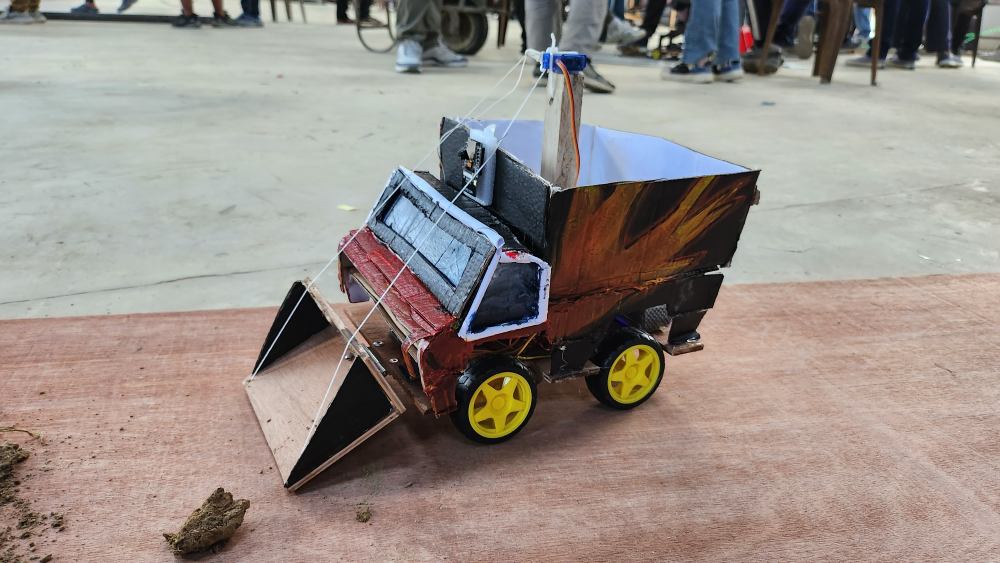
#> input picture image.jpg, 4000 x 2252 px (shown at 1/4 size)
$ python -i app.py   (imports and definitions only)
#> lines starting #> are read from the running program, lines starting #| are printed output that depends on the picture; after the words box and inside, x2 and y2 are one past the last pixel; in counts of white or black regions, pixels touching at a corner belong together
#> further down, picture is the input picture: shape (2252, 4000, 3); mean B, G, R 136.2, 142.4, 151.9
from flask import Flask, render_template, request, redirect, url_for, Response
import requests
import cv2
import numpy as np


# [1 line not run here, left out]

def detect_and_label_mud(frame):
    hsv_frame = cv2.cvtColor(frame, cv2.COLOR_BGR2HSV)
#> hsv_frame: shape (2252, 4000, 3); mean H, S, V 41, 49.7, 157.8
    lower_mud = np.array([0, 30, 50])
    upper_mud = np.array([30, 255, 255])
    mask = cv2.inRange(hsv_frame, lower_mud, upper_mud)
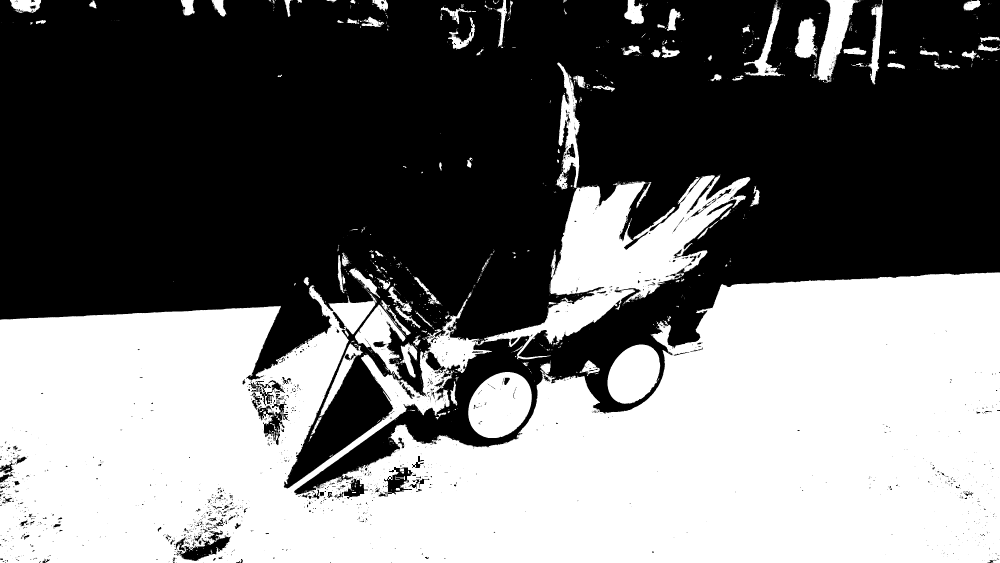
#> mask: shape (2252, 4000) (shown at 1/4 size); 44.7% white; 1736 white regions (1492 under 20 px), largest, box (x1, y1, x2, y2) and area: (0, 250, 4000, 2252) 3765562, (1873, 1488, 2127, 1752) 50362, (2430, 1378, 2641, 1615) 37388

    kernel = np.ones((5, 5), np.uint8)
    mask = cv2.erode(mask, kernel, iterations=1)
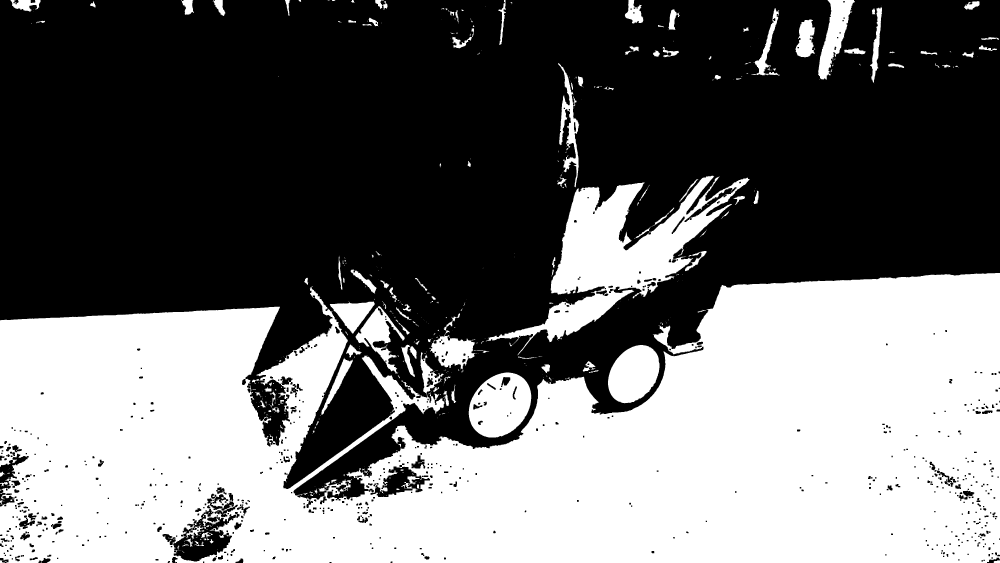
#> mask: shape (2252, 4000) (shown at 1/4 size); 42.1% white; 488 white regions (296 under 20 px), largest, box (x1, y1, x2, y2) and area: (0, 1092, 4000, 2252) 3336728, (1943, 703, 2998, 1421) 208928, (1875, 1490, 2125, 1750) 46527
    mask = cv2.dilate(mask, kernel, iterations=1)
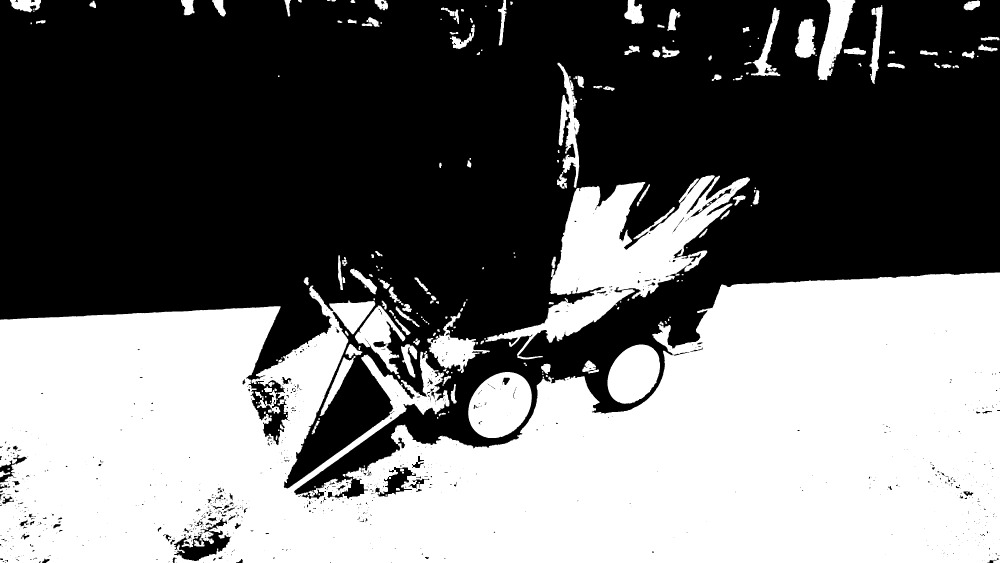
#> mask: shape (2252, 4000) (shown at 1/4 size); 44.1% white; 249 white regions
    contours, _ = cv2.findContours(mask, cv2.RETR_EXTERNAL, cv2.CHAIN_APPROX_SIMPLE)
#> contours = 237 contours, 22 with area under 20; largest, box (x1, y1, x2, y2) and area: (0, 1090, 4000, 2252) 3478413, (1941, 701, 3000, 1423) 236288, (1873, 1488, 2127, 1752) 50778, (2430, 1378, 2640, 1615) 37013, (3271, 0, 3421, 321) 22652

    for contour in contours:
        x, y, w, h = cv2.boundingRect(contour)
        cv2.rectangle(frame, (x, y), (x + w, y + h), (0, 255, 0), 2)
        cv2.putText(frame, "mud", (x, y - 10), cv2.FONT_HERSHEY_SIMPLEX, 0.5, (0, 255, 0), 2)
#> this loop made 237 passes
#> (x, y, w, h) on passes 4, 7, 8: (1234, 1952, 38, 34), (1371, 1896, 11, 11), (0, 1883, 41, 26)
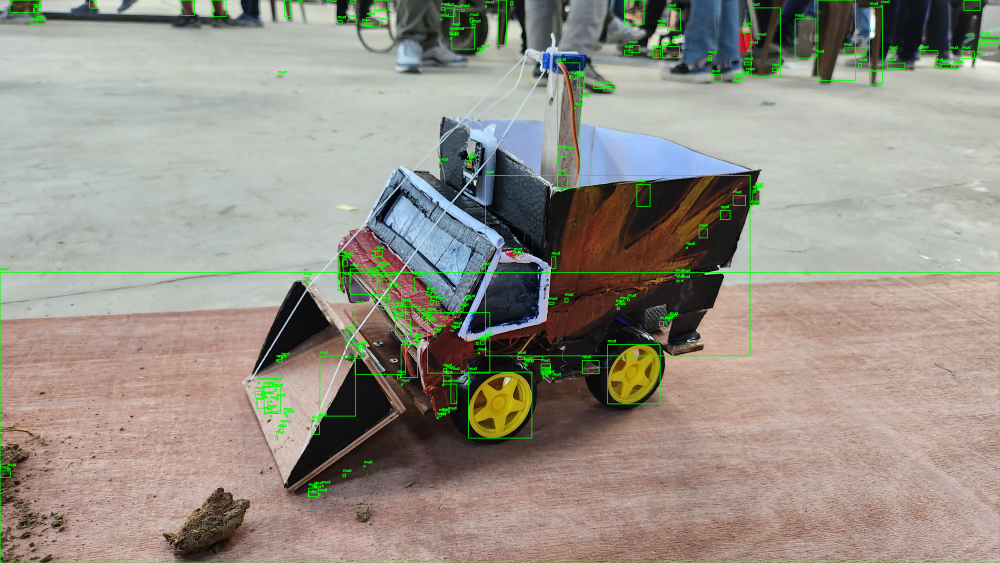
#> frame: shape (2252, 4000, 3) (shown at 1/4 size); mean B, G, R 134.6, 145.2, 150.1

    return frame

"""def generate_webcam():
    #video from webcam

    cap = cv2.VideoCapture(0)

    while True:
        ret, frame = cap.read()
        if not ret:
            break
        mud_detection_result = detect_and_label_mud(frame)
        ret, buffer = cv2.imencode('.jpg', mud_detection_result)
        if not ret:
            continue
        yield (b'--frame\r\n'b'Content-Type: image/jpeg\r\n\r\n' + buffer.tobytes() + b'\r\n')
    cap.release()
    """


# function to generate video frames from ESP32-CAM
def generate_module():
    while True:
        try:
            response = requests.get('http://<ESP32-CAM_IP>:<PORT>/video', stream=True)
            if response.status_code == 200:
                for chunk in response.iter_content(chunk_size=1024):
                    frame = cv2.imdecode(np.frombuffer(chunk, dtype=np.uint8), cv2.IMREAD_COLOR)
                    mud_detection_result = detect_and_label_mud(frame)
                    _, buffer = cv2.imencode('.jpg', mud_detection_result)
                    if not ret:
                        continue
                    yield (b'--frame\r\n'b'Content-Type: image/jpeg\r\n\r\n' + buffer.tobytes() + b'\r\n')
            else:
                print('Error fetching video frames from ESP32-CAM')
        except Exception as e:
            print(f'Error: {e}')


# [3 lines that did not run here, left out]

# [3 lines that did not run here, left out]


def send_command(command):
    nodeMCU_ip = "NodeMCU_IP_Address"
    url = f"http://{nodeMCU_ip}/{command}"
    try:
        response = requests.get(url)
        if response.status_code == 200:
            return "Command sent successfully."
        else:
            return "Failed to send command."
    except Exception as e:
        return str(e)

# [4 lines that did not run here, left out]


# [2 lines not run here, left out]

>>> import cv2
>>> picture = cv2.imread('image.jpg')
>>> result = detect_and_label_mud(picture)
